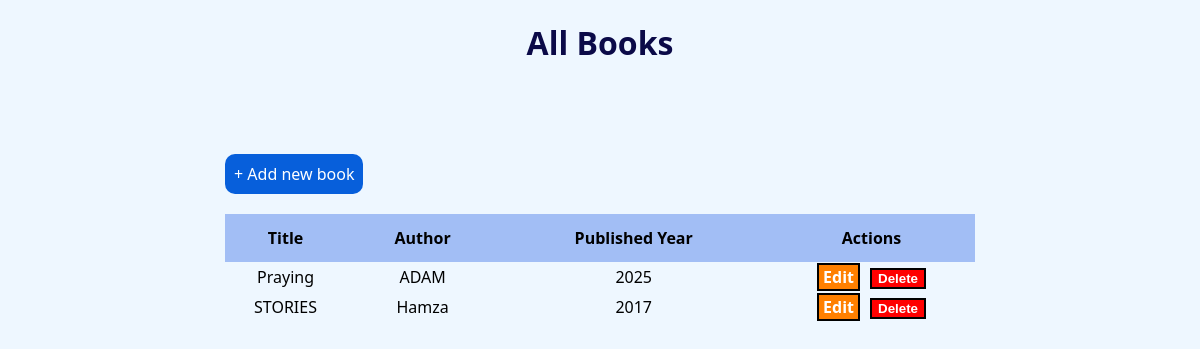
Screenshot of /viewBooks with the database file from the repository.
### tables this page shows
CREATE TABLE books (
            id INTEGER PRIMARY KEY AUTOINCREMENT,
            title TEXT NOT NULL,
            author TEXT NOT NULL,
            year INTEGER NOT NULL,
            description TEXT NOT NULL
        );

### App.py (the view)
@app.route("/viewBooks", methods=["GET"])
def view_books():
    conn = get_db_connection()
    books = conn.execute("SELECT * FROM books").fetchall()
    conn.close()
    return render_template("viewBooks.html", books=books)

### App.py (called while the page is built)
def get_db_connection():
    conn = sqlite3.connect(DATABASE)
    conn.row_factory = sqlite3.Row
    return conn

### templates/viewBooks.html (shortened to what this page needs)
<!DOCTYPE html>
<html lang="en">
<head>
    <link rel="stylesheet" href="/static/styles/viewBooks.css">
</head>
<body>
    <h1>All Books</h1>
    <div class="container">
        <a href="/createBook" class="link"> + Add new book</a>
        <table>
            <thead>
                <tr>
                    <th>Title</th>
                    <th>Author</th>
                    <th>Published Year</th>
                    <th>Actions</th>
                </tr>
            </thead>
            <tbody>
        {% for book in books %}
        <tr>
            <td ><a href="/viewOneBook/{{book.id}}" class="title">{{book.title}}</a></td>
            <td> {{ book.author }}</td>
            <td> {{ book.year }}</td>
            <td class="actions">
                <a href="/updateBook/{{ book.id }}" class="action-link">Edit</a>
                <form action="/DeleteBook/{{ book.id }}" method="POST">
                    <button type="submit">Delete</button>
                </form>
            </td>
        </tr>
        {% endfor %}
        </tbody>
        </table>
    </div>
</body>
</html>

### static/styles/viewBooks.css (style rules this page uses)
body { font-family: 'Segoe UI', Tahoma, Geneva, Verdana, sans-serif; margin: 0px; padding: 0px; background-color: rgb(238, 247, 255); }
h1 { text-align: center; color: rgb(11, 10, 72); }
.link { text-decoration: none; background-color: rgb(7, 95, 219); color: white; padding: 9px; border-radius: 10px; margin: 20px 0px; display:inline-block; }
.container { max-width: 750px; margin: 30px auto; padding: 40px; }
table { border-collapse: collapse; width: 100%; text-align: center; }
thead { background-color: rgb(162, 190, 245); }
th { padding: 13px; background-color: rgb(162, 190, 245); }
.action-link { text-decoration: none; font-weight: 600; color: white; background-color: rgb(255, 128, 0); padding-top: 1px; padding-bottom: 1px; padding-right: 4px; padding-left: 4px; border: 2px solid black; }
button { background-color: red; color: white; border: 2px solid black; font-weight: 600; }
.actions { display: flex; align-items: center; justify-content: center; gap: 10px; }
.title { text-decoration: none; color: black; }

### rows the page displays
books: title "Praying", author "ADAM", year "2025"
books: title "STORIES", author "Hamza", year "2017"
